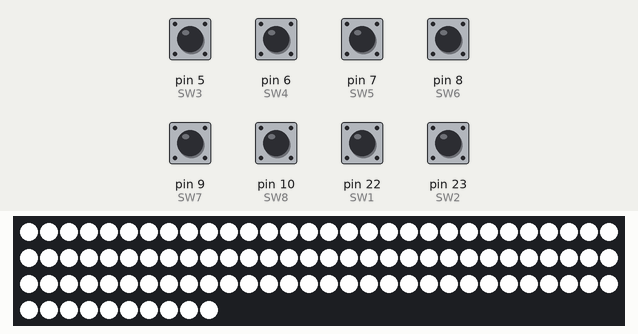
This sketch was run on a simulated Arduino Mega 2560, built with avr-gcc and run on an emulated ATmega2560. On the bench: 100 RGB LEDs in strip order, left to right, continuing on the next row. Inputs (shaded band) come from the test bench; at power-on: pin 5 (SW3), pin 6 (SW4), pin 7 (SW5), pin 8 (SW6), pin 9 (SW7), pin 10 (SW8), pin 22 (SW1), pin 23 (SW2) HIGH. Random numbers use the default seed unless the sketch sets one; what the sketch prints to the serial monitor is not drawn.

Above: at 0.1 s.
1.5 s: pin 5 (SW3) pulled LOW for 0.15 s
3.4 s: pin 6 (SW4) pulled LOW for 0.15 s
Timing chart, 0 to 6.4 s (numbered marks = the images above; inputs shaded):
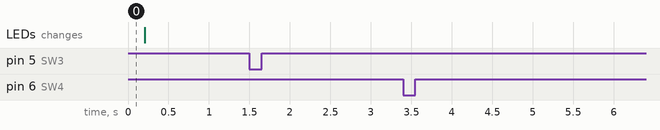

The sketch:

FIREFLY_sender.ino
```cpp
#include <PololuLedStrip.h>

// Create an ledStrip object and specify the pin it will use.
PololuLedStrip<3> ledStrip;

// Create a buffer for holding the colors (3 bytes per color).
#define LED_COUNT 100

rgb_color colors[LED_COUNT];

uint8_t MODULE_ADDRESS = 0;
#define SW1 22
#define SW2 23
#define SW3 5
#define SW4 6
#define SW5 7
#define SW6 8
#define SW7 9
#define SW8 10

#define MIN 0x00
#define MAX 0xFD
#define HEADER 0xFF
#define FOOTER 0xFE

// uncompiled, untested
byte customMsg1[] = { HEADER, 0x01, MIN, MAX, MIN, 0x63, 0x00, MIN, FOOTER };
byte customMsg2[] = { HEADER, 0x02, MIN, MAX, MIN, 0x63, 0x00, MIN, MIN, MIN, FOOTER };
byte msgAllOff[] = { HEADER, 0x01, MIN, MAX, MIN, 0x63, 0x00, MIN, FOOTER };
byte keepAliveMsg[] = { HEADER, FOOTER };
byte setAllLeds[306];

byte doSpecialMsg[] = { HEADER, 0xF0, MIN, MAX, 0x01, FOOTER };


bool special = false;
bool sendKeepAliveMessage = false;
long keepAliveTimer = 0;

void setup() {
  // put your setup code here, to run once:


  pinMode(SW1, INPUT_PULLUP);
  pinMode(SW2, INPUT_PULLUP);
  pinMode(SW3, INPUT_PULLUP);
  pinMode(SW4, INPUT_PULLUP);
  pinMode(SW5, INPUT_PULLUP);
  pinMode(SW6, INPUT_PULLUP);
  pinMode(SW7, INPUT_PULLUP);
  pinMode(SW8, INPUT_PULLUP);
  pinMode(21, INPUT);
  getModuleAddress();
  Serial.begin(115200);
  Serial1.begin(115200);
  initBlink();
  keepAliveTimer = millis();
}

void loop() {

getModuleAddress();

if (MODULE_ADDRESS == 0) {

  if(keepAliveTimer < (millis() - 800)){
      sendKeepAliveMessage = true;
    }

  if(sendKeepAliveMessage){
    sendKeepAliveMessage = false;
    Serial.write(keepAliveMsg, sizeof(keepAliveMsg));
  }
  // put your main code here, to run repeatedly:
  if (Serial1.available()) {      // If anything comes in Serial (USB),
    // reset keepAlive
    keepAliveTimer = millis();
    sendKeepAliveMessage = false;
    Serial.write(Serial1.read());   // read it and send it out Serial1 (pins 0 & 1)
  }
}
else if (MODULE_ADDRESS == 1) {
      special=false;
    sendWhiteRider(5);
  }
else if (MODULE_ADDRESS == 2) {
      special=false;
    sendBlinkColors();
  }
else if (MODULE_ADDRESS == 3) {
      special=false;
    sendRandomColorRider(5);
  }
else if (MODULE_ADDRESS == 4) {
      special=false;
    sendWhiteRider(5);
  }
else if (MODULE_ADDRESS == 8) {
      special=false;
    sendRandomColorRider(100);
  }
else if (MODULE_ADDRESS == 16) {
    special=false;
    sendWhiteRider(500);
  }
else if (MODULE_ADDRESS == 32) {
          special=false;
    doSpecial(1);
  }
else if (MODULE_ADDRESS == 64) {

      special=false;
    //sendWhiteRider(5);
    sendAllRandom(5);
  }
}

void sendAllRandom(uint8_t timeout){

  setAllLeds[0] = HEADER;
  setAllLeds[1] = 0xE0;
  setAllLeds[2] = MIN;
  setAllLeds[3] = MAX;
  setAllLeds[305] = FOOTER;

  for (int i=0;i<LED_COUNT*3;i++){
    setAllLeds[i+4] = random(MIN,10);
  }
  Serial.write(setAllLeds, sizeof(setAllLeds));
  delay(timeout);
}

void sendWhiteRider(uint8_t timeout){
    for (int i=0;i<100;i++){
        customMsg1[4] = i;
        customMsg1[5] = i;
        customMsg1[7] = MAX;
        Serial.write(customMsg1, sizeof(customMsg1));
        delay(timeout);
        Serial.write(msgAllOff, sizeof(msgAllOff));
        delay(timeout);
    }
}

void sendBlinkColors(){
    customMsg2[7] = MIN;
    customMsg2[8] = MIN;
    customMsg2[9] = MIN;
    customMsg2[4] = MIN;
    customMsg2[5] = 0x63;
    for (int i=0;i<3;i++){
        // Set all panels and all LEDS to highest brightness
        customMsg2[7+i] = MAX;
        Serial.write(customMsg2, sizeof(customMsg2));
        customMsg2[7+i] = MIN;
        delay(500);
        Serial.write(msgAllOff, sizeof(msgAllOff));
        delay(500);
    }
  }

void sendRandomColorRider(uint8_t timeout){
    for (int i=0;i<100;i++){
        customMsg2[4] = i;
        customMsg2[5] = i;
        for (int j=0;j<3;j++){
            customMsg2[7+j] = random(MIN,MAX);
        }
        Serial.write(customMsg2, sizeof(customMsg2));
        delay(timeout);
        Serial.write(msgAllOff, sizeof(msgAllOff));
        delay(timeout);
    }
  }

void doSpecial(uint8_t ID){
  if(!special){
    doSpecialMsg[4] = ID;
    Serial.write(doSpecialMsg, sizeof(doSpecialMsg));
  }
  special=true;
  }

void getModuleAddress(void){
    MODULE_ADDRESS = digitalRead(SW8)<<7 | digitalRead(SW7)<<6 | digitalRead(SW6)<<5 | digitalRead(SW5)<<4 | digitalRead(SW4)<<3 | digitalRead(SW3)<<2 | digitalRead(SW2)<<1 | digitalRead(SW1);
    MODULE_ADDRESS = ~MODULE_ADDRESS;
  }

void initBlink(){
  for (uint16_t i = 0; i < LED_COUNT; i++){
    colors[i] = rgb_color(255, 255, 255);
  }
  ledStrip.write(colors, LED_COUNT);
  delay(200);
  for (uint16_t i = 0; i < LED_COUNT; i++){
    colors[i] = rgb_color(0, 0, 0);
  }
  ledStrip.write(colors, LED_COUNT);
}
```

Measured:
- after the input at 1.5 s, every drawn part: stays the same
- after the input at 3.4 s, every drawn part: stays the same
